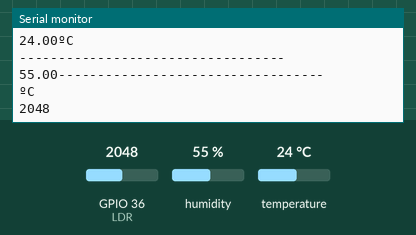
This sketch was run on a simulated ESP32. On the bench: the last lines printed to the serial monitor. The inputs (shaded band) are chosen by the test bench; at power-on: humidity 55 %, GPIO 36 (LDR) = 2048, temperature 24 °C. WiFi joins after 1.5 s; servers stay silent unless stated.

Above: at 3.0 s.
3.1 s: humidity set to 22 %
4.6 s: GPIO 36 (LDR) set to 2866
At 5.6 s:
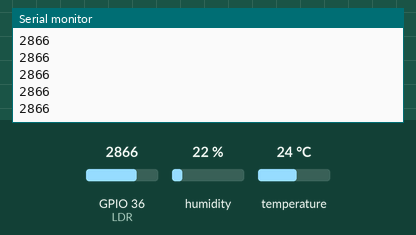
6.1 s: temperature set to 12 °C
7.6 s: GPIO 36 (LDR) set to 3603
At 8.5 s:
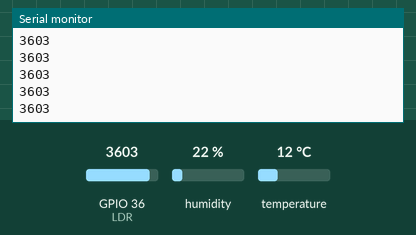
9.1 s: humidity set to 40 %
Timing chart, 0 to 11.6 s (numbered marks = the images above; inputs shaded):
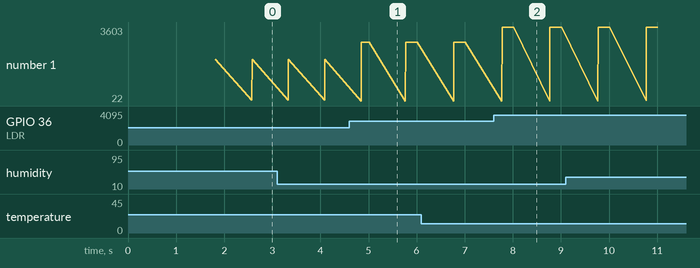

The sketch:

ESP32LoRa-DHT22-LDR-Blynk.ino
```cpp
//IoT - Automação Residencial
//Temperatura, Umidade, Luminosidade
//Autor : Robson Brasil
//Versão : 13
//Última Modificação : 27/08/2020

// --- Bibliotecas Auxiliares ---
#define BLYNK_PRINT Serial
#include <WiFi.h>
#include <WiFiClient.h>
#include <BlynkSimpleEsp32.h>
#include "DHT.h"
#include <OneWire.h>
#include <DallasTemperature.h>

char auth[] = "WW7eZUxja-yaJ04fANp6KF-z0N1K63Jg";

// Your WiFi credentials.
// Set password to "" for open networks.
char ssid[] = "RVR 2,4GHz"; // Enter Your WiFi Name
char pass[] = "RodrigoValRobson2021"; // Enter Your Passwword

// GPIO where the DS18B20 is connected to
const int oneWireBus = 0;

#define DHTTYPE DHT22
#define DHTPIN 22 // Output Pin Of DHT
int LDR = 36;

// Setup a oneWire instance to communicate with any OneWire devices
OneWire oneWire(oneWireBus);

// Pass our oneWire reference to Dallas Temperature sensor
DallasTemperature sensors(&oneWire);

DHT dht(DHTPIN, DHTTYPE);
BlynkTimer timer;

void sendSensor()
{
  sensors.requestTemperatures();
  float h = dht.readHumidity();
  float t = dht.readTemperature(); // or dht.readTemperature(true) for Fahrenheit

  if (isnan(h) || isnan(t))
    {
    Serial.println("Failed to read Data from sensors!");
    return;
    }
    else
    {
      Serial.print(t);
      Serial.println("ºC");
      Serial.println("----------------------------------");
      Serial.print(h);
      Serial.println("----------------------------------");
      Serial.println("ºC");

    }
      Blynk.virtualWrite(V1, t); // Virtual Pin V5 for Temprature
      Blynk.virtualWrite(V2, h); // Virtual Pin V6 for Humidity
}
void setup() {

  pinMode(LDR,INPUT);

   // Start the Serial Monitor
  Serial.begin(115200);
  // Start the DS18B20 sensor
  dht.begin();
  sensors.begin();
  timer.setInterval(1000L, sendSensor);
  Blynk.begin(auth, ssid, pass);
}
  void loop()
{
  int val = analogRead(LDR);
  Serial.println(val);
  Blynk.virtualWrite(V3,val);
  Blynk.run();
  timer.run();
 }
```

Measured:
- after the input at 4.6 s, the serial monitor: prints a new line after 0.25 s (image 1)
- after the input at 7.6 s, the serial monitor: prints a new line after 0.18 s (image 2)
- plotted number 1: 2048 → 2866 after the input at 4.6 s, 2866 → 3603 after the input at 7.6 s
